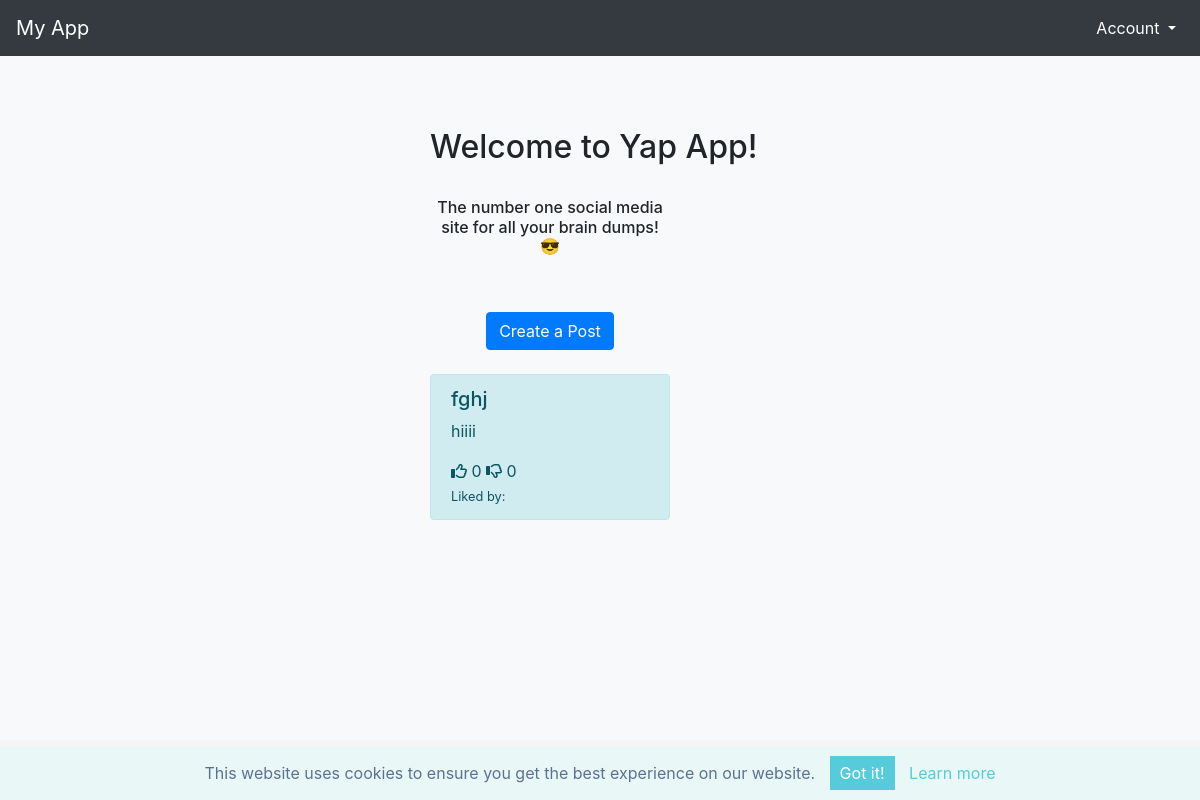
Before: / with the older database file.
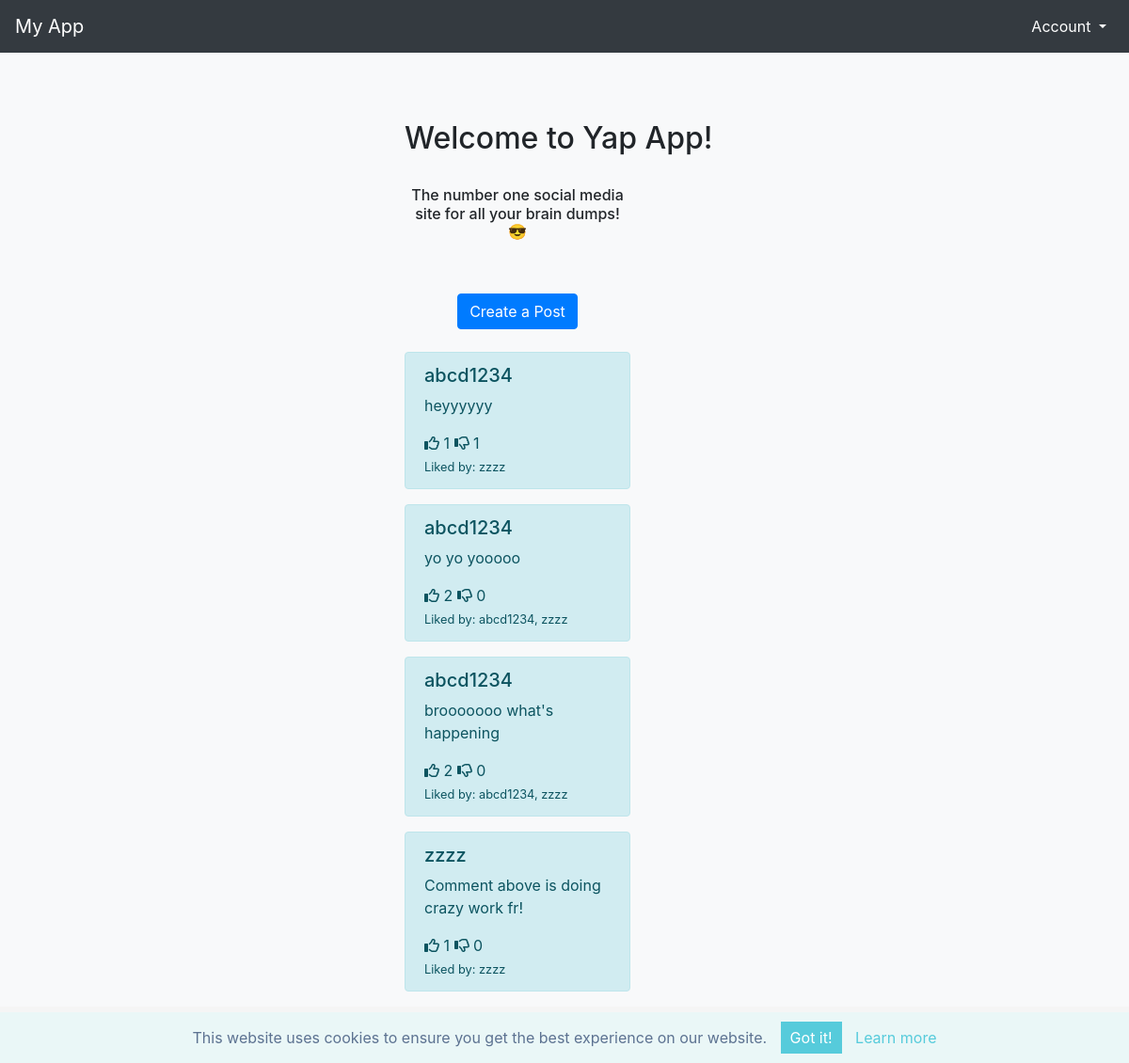
After: the same page with the newer database file.
### app/models.py (models this page shows, shortened)
class Post(db.Model):
    __tablename__ = 'post'
    id = Column(Integer, primary_key=True)
    content = Column(String(500), nullable=False)
    user_id = Column(Integer, ForeignKey('user.id'), nullable=False)
    user = relationship('User', back_populates='posts')
    reactions = relationship('Reaction', back_populates='post')

class User(UserMixin, db.Model):
    __tablename__ = 'user'
    id = Column(Integer, primary_key=True)
    username = Column(String(50), unique=True, nullable=False)
    email = Column(String(120), unique=True, nullable=False)
    password = Column(String(128))
    posts = relationship('Post', back_populates='user')
    reactions = relationship('Reaction', back_populates='user')

### app/views.py (the view)
@app.route('/')
def home():
    form = PostForm()
    if form.validate_on_submit():
        new_post = models.Post(content=form.post.data, user_id=current_user.id)
        db.session.add(new_post)
        db.session.commit()
        flash('Your post has been created!', 'success')
        return redirect(url_for('home'))
    posts = models.Post.query.all()
    return render_template('home.html', posts=posts, form=form)

### app/templates/home.html (shortened to what this page needs)
<!DOCTYPE html>
{% extends "base.html" %}
{% block content %}
<body class="bg-light">
    <div class="container">
        <div class="py-5 text-center">
            <h2 class="no-wrap">Welcome to Yap App!</h2>
			<br>
			<h6 class="">The number one social media site for all your brain dumps! 😎</h4>
        </div>
        <div class="row">
            <div class="col text-center">
                <a href="{{ url_for('create_post') }}" class="btn btn-primary">Create a Post</a>
            </div>
        </div>
        <br>
        <div class="row">
            <div class="col">
                {% if posts %}
                {% for post in posts %}
                <div class="alert alert-info post" role="alert">
                    <h5>{{ post.user.username }}</h5>
                    {{ post.content }}&nbsp;&nbsp;&nbsp;&nbsp;&nbsp;
                    <a class="reaction" data-post-id="{{ post.id }}" data-reaction-type="like">
                        <i class="far fa-thumbs-up"></i><span id="sup"> {{ post.reactions|selectattr('reaction_type', 'equalto', 'like')|list|length }}</span></a>
                    <a class="reaction" data-post-id="{{ post.id }}" data-reaction-type="dislike">
                        <i class="far fa-thumbs-down"></i><span id="sdown"> {{ post.reactions|selectattr('reaction_type', 'equalto', 'dislike')|list|length }}</span></a>
                    <br>
                    <small>Liked by: <span class="like-users">{{ post.reactions|selectattr('reaction_type', 'equalto', 'like')|map(attribute='user.username')|join(', ') }}</span></small>
                </div>
                {% endfor %}
                {% else %}
                <div class="alert alert-warning" role="alert">
                    No posts available. Be the first to create a post!
                </div>
                {% endif %}
            </div>
        </div>
    </div>
</body>
{% endblock %}

### app/templates/base.html (shortened to what this page needs)
<!DOCTYPE html>
<html lang="en">
<head>
  <link rel="stylesheet" href="https://stackpath.bootstrapcdn.com/bootstrap/4.2.1/css/bootstrap.min.css"
>
  <link rel="stylesheet"
    href="https://cdnjs.cloudflare.com/ajax/libs/font-awesome/6.7.1/css/all.min.css">
  <link rel="stylesheet" href="{{ url_for('static', filename='style.css') }}">
  <link rel="stylesheet" href="//cdnjs.cloudflare.com/ajax/libs/cookieconsent/3.1.1/cookieconsent.min.css" />
  <link rel="stylesheet" type="text/css" href="//cdnjs.cloudflare.com/ajax/libs/cookieconsent/3.1.1/cookieconsent.min.css" />
  <link rel="stylesheet" href="https://cdnjs.cloudflare.com/ajax/libs/font-awesome/5.15.3/css/all.min.css"
>
  <link rel="stylesheet" href="{{ url_for('static', filename='sticky_footer.css') }}">
</head>
<body>
  <nav class="navbar navbar-expand-lg navbar-light bg-dark">
    <a class="navbar-brand text-white" href="{{ url_for('home') }}">My App</a>
    <div class="collapse navbar-collapse" id="navbarNav">
        <ul class="navbar-nav ml-auto">
            {% if current_user.is_authenticated %}
            <li class="nav-item">
                <a class="nav-link text-white" href="{{ url_for('create_post') }}">Create</a>
            </li>
            <li class="nav-item dropdown">
                <a class="nav-link dropdown-toggle text-white" href="#" id="accountDropdown" role="button" data-toggle="dropdown" aria-haspopup="true" aria-expanded="false">
                    Account
                </a>
                <div class="dropdown-menu dropdown-menu-right" aria-labelledby="accountDropdown">
                    <a class="dropdown-item" href="{{ url_for('account') }}">Profile</a>
                    <a class="dropdown-item" href="{{ url_for('logout') }}">Logout</a>
                </div>
            </li>
            {% else %}
            <li class="nav-item dropdown">
                <a class="nav-link dropdown-toggle text-white" href="#" id="accountDropdown" role="button" data-toggle="dropdown" aria-haspopup="true" aria-expanded="false">
                    Account
                </a>
            </li>
            {% endif %}
        </ul>
    </div>
</nav>
  <br>
  <div class="container-fluid">
    <div class="row">
      <div class="col-4"></div>
      <div class="col-3">
        {% block content %}{% endblock %}
      </div>
    </div>
  </div>
  <footer class="footer">
    <div class="container">
      <span class="text-muted">Credit to <a href="https://fontawesome.com/license">Font Awesome</a> for the icons.</span>
    </div>
  </footer>
</body>
</html>

### app/static/style.css (style rules this page uses)
.navbar { background-color: #343a40; }
.navbar-brand, .nav-link { color: #ffffff !important; }
.btn { transition: background-color 0.3s ease, color 0.3s ease; }
.no-wrap { white-space: nowrap; }
.alert-info { background-color: #d1ecf1; color: #0c5460; }

### app/static/sticky_footer.css (style rules this page uses)
html { position: relative; min-height: 100%; }
body { margin-bottom: 60px; }
.footer { position: absolute; bottom: 0; width: 100%; height: 60px; line-height: 60px; background-color: #f5f5f5; }

Changed rows visible on the page:
changed Post: user.username "fghj" → "abcd1234"; content "hiiii" → "heyyyyyy"; reactions|selectattr "0" → "1"; reactions|selectattr (not shown) → "zzzz"
added Post: user.username "abcd1234", content "yo yo yooooo", reactions|selectattr "2", reactions|selectattr "0", reactions|selectattr "abcd1234, zzzz"
added Post: user.username "abcd1234", content "brooooooo what's happening", reactions|selectattr "2", reactions|selectattr "0", reactions|selectattr "abcd1234, zzzz"
added Post: user.username "zzzz", content "Comment above is doing crazy work fr!", reactions|selectattr "1", reactions|selectattr "0", reactions|selectattr "zzzz"
